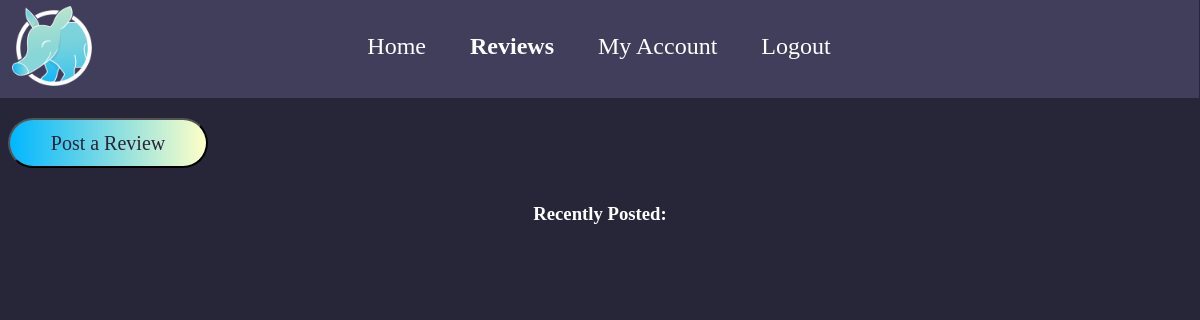
The app's page /reviews (signed in), older data.
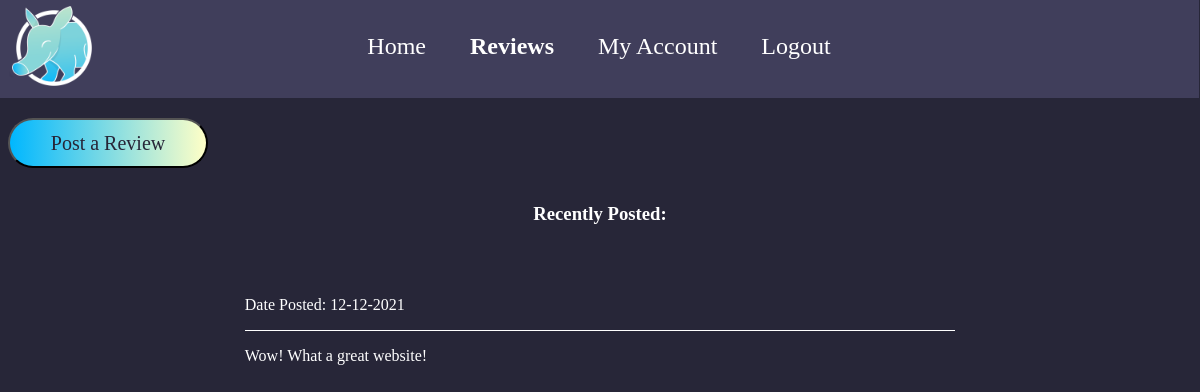
The same page, newer data.
### models.py (models this page shows, shortened)
class Review(db.Model):
    id = db.Column("id", db.Integer, primary_key=True)
    body = db.Column("body", db.String(10000))
    date = db.Column("date", db.String(50))
    user_id = db.Column(db.Integer, db.ForeignKey("user.id"), nullable=False)

### routing.py (the view)
@app.route('/reviews')
def reviews():
    if session.get('user'):
        my_review = db.session.query(Review).filter_by(user_id=session['user_id']).all()
        return render_template('reviews.html', reviews=my_review, user=session['user'])
    else:
        return redirect(url_for('reviews'))

### templates/reviews.html (shortened to what this page needs)
<!DOCTYPE html>
<html lang="en">
    <head>
        <link rel="stylesheet" type="text/css" href="{{ url_for('static', filename='css/style.css') }}" />
    </head>
    <body>
        <div class="header">
            <a href="{{ url_for('questions') }}">
                <img src="../static/Images/AardvarkLogo.png" alt="Aardvark Answers Logo" class="logo">
            </a>
            <div class="navLinks">
                <a href="{{ url_for('questions') }}">
                    <h2 class="nav">Home</h2>
                </a>&nbsp;&nbsp;&nbsp;&nbsp;&nbsp;&nbsp;&nbsp;&nbsp;&nbsp;
                <a href="{{ url_for('reviews') }}">
                    <h2 class="navCurrent">Reviews</h2>
                </a>&nbsp;&nbsp;&nbsp;&nbsp;&nbsp;&nbsp;&nbsp;&nbsp;&nbsp;
                <a href="{{ url_for('profile') }}">
                    <h2 class="nav">My Account</h2>
                </a>&nbsp;&nbsp;&nbsp;&nbsp;&nbsp;&nbsp;&nbsp;&nbsp;&nbsp;
                <a href="{{ url_for('logout') }}">
                    <h2 class="nav">Logout</h2>
                </a>
            </div>
        </div>
        <form method="GET" action="./new_review">
            <button class="postButton">Post a Review</button>
        </form>
	    <div class="questions">
            <div class="leftText">
                <h3 class="heading">Recently Posted:</h3>
                <table class="centered">
                    {% for review in reviews %}
                    <div class="questionSpacer">
                    <tr>
                        <p class="bodyDisplay">Date Posted: {{ review.date }}</p>
                    </tr>
                    <div class="divider"></div>
                    <tr>
                        <p class="bodyDisplay">{{ review.body }}</p>
                    </tr>
                    </div>
                    {% endfor %}
                </table>
            </div>
        </div>
    </body>
</html>

### static/css/style.css (style rules this page uses)
body { background-color: #272638; }
.logo { display: block; margin-top: 5px; margin-left: 5px; margin-right: auto; max-width: 100px; max-height: 100px; position: relative; }
.header { width: 100vw; height: 100px; background-color: #403e5b; margin-left: -9px; margin-top: -10px; }
.nav { display: inline; color: white; font-weight: normal; font-family: fontLight; }
.navLinks { position: relative; margin-top: -65px; color: white; text-align-last: center; }
.questions { color: white; text-align-last: center; margin-top: 35px; }
.navCurrent { display: inline; color: white; font-family: fontBold; }
.postButton { display: relative; margin-left: auto; margin-right: auto; margin-top: 20px; background: linear-gradient(to right, #00b7ff, #ffffc7); border-radius: 40px; color: #272638; height: 50px; width: 200px; outline: white; font-family: fontBold; font-size: 20px; }
.centered { position: relative; margin-left: auto; margin-right: auto; }
a { text-decoration: none; color: white; }
.divider { position: relative; background-color: white; margin-left: auto; margin-right: auto; width: 100%; height: 1px; }
p { font-family: fontLight; text-align: left; }
table { table-layout: fixed; }
.leftText { color: white; text-align: left; font-family: fontLight; width: 60%; margin-left: auto; margin-right: auto; }
.questionSpacer { position: relative; margin-top: 20%; }
.heading { margin-bottom: -10%; }
.bodyDisplay { text-align-last: left; }

Row changes from the older to the newer data that the page shows:
added Review: date "12-12-2021", body "Wow! What a great website!"
